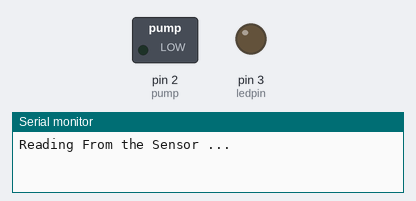
A sketch run on a simulated Arduino Uno, built with avr-gcc and run on an emulated ATmega328P. On the bench: switched loads named in the sketch (green lamp = pin HIGH), output pins drawn as LEDs (lit = HIGH), the last lines printed to the serial monitor.

Above: at 0.1 s.
At 1.1 s:
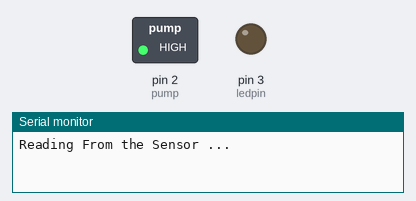
At 2.6 s:
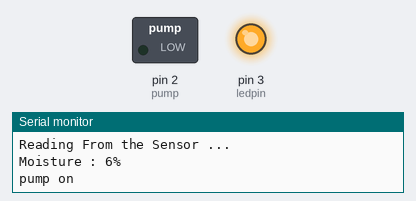
At 17.6 s:
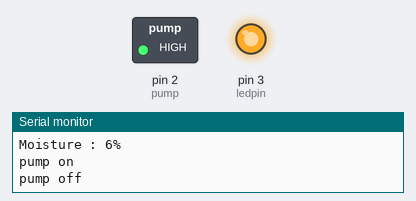
Timing chart, 0 to 19.1 s (numbered marks = the images above):
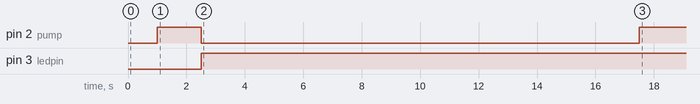

The sketch:

final-watering-with-led.ino
```cpp
int sensor_pin = A0; //signal from the Capactive Soil Moisture Sensor
int ledpin = 3;      //digital pin for LED
int  output_value ;  // value of soil moisture
int pump = 2;       //digital pin to the relay for pump
int threshold = 33; //threshold value to trigger pump. 400 is sensor threshold

void setup() {
  // put your setup code here, to run once:
  Serial.begin(9600);
  pinMode(sensor_pin, INPUT); //indicate that soil moisture is INPUT
  pinMode(pump, OUTPUT);      //indicate that pump is OUTPUT
  pinMode(ledpin, OUTPUT);   //indicate that LED pin is OUTPUT
  Serial.println("Reading From the Sensor ...");
  delay(1000); //1 second delay

  digitalWrite(pump, HIGH);
  delay(500);
  }

void loop() {
  // put your main code here, to run repeatedly:
  output_value = analogRead(sensor_pin);  //get the value from soil moisture sensor
  output_value = map(output_value,550,0,0,100); //map to a percentage value
  Serial.print("Moisture : ");
  Serial.print(output_value);
  Serial.println("%");
  delay(1000);  //set this to 1000 for real use
  if (output_value < threshold)
  {
      digitalWrite(ledpin, HIGH);
      digitalWrite(pump, LOW);
      Serial.println("pump on");
      delay(15000); //run pump for 15 seconds
      digitalWrite(pump, HIGH);
      Serial.println("pump off");
      delay(300000); //wait for 5 minutes to stabilize moisture
  }
  else
  {
      digitalWrite(pump, HIGH);
      digitalWrite(ledpin,LOW);
      Serial.println("do not turn on pump");
      delay(300000); //wait for 5 minutes
    }
}
```

Measured:
- by itself, pin 2 (pump): HIGH → LOW at 2.5 s, → HIGH 15.0 s later
- by itself, pin 3 (ledpin): LOW → HIGH at 2.5 s
